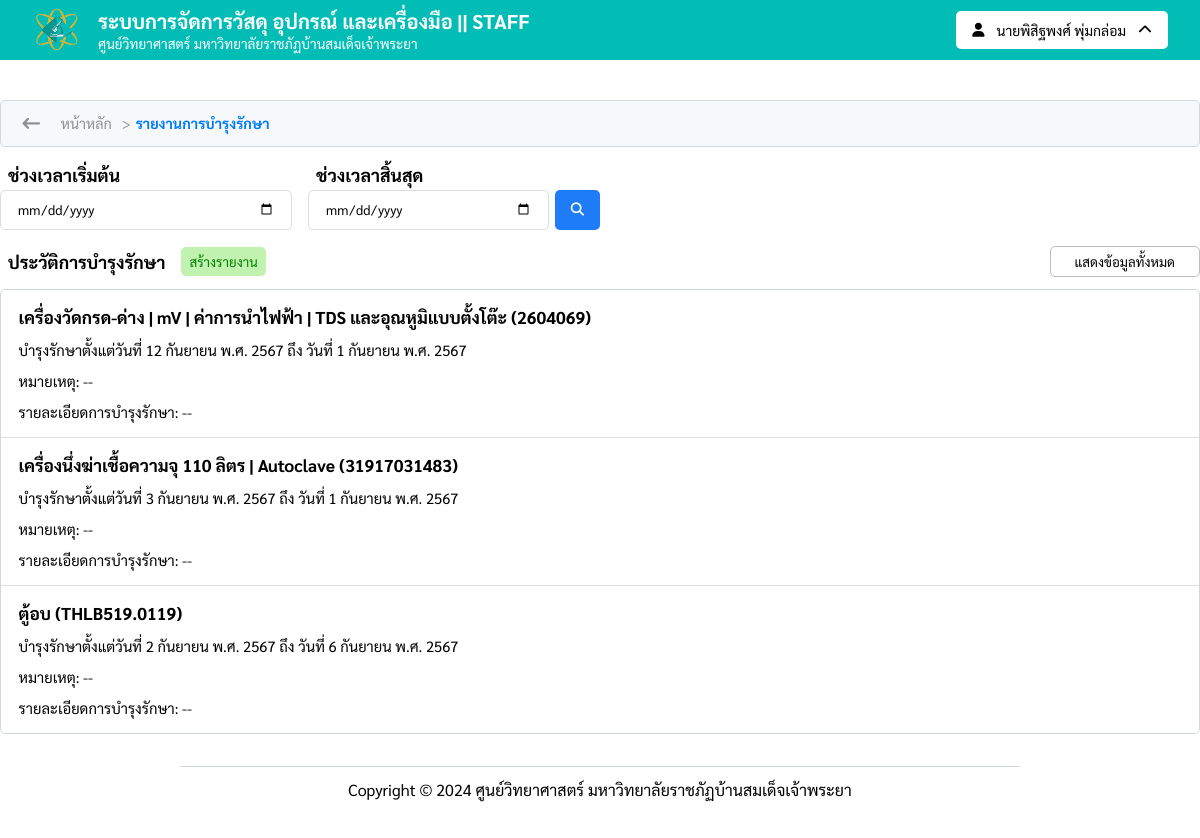
Page /maintenance/report (signed in) on the committed database.
### tables this page shows
CREATE TABLE `users_db` (
  `userID` int(50) NOT NULL,
  `username` varchar(100) NOT NULL,
  `password` varchar(100) NOT NULL,
  `created_at` timestamp NOT NULL DEFAULT current_timestamp() ON UPDATE current_timestamp(),
  `pre` set('นาย','นาง','นางสาว','ดร.','ผศ.ดร.','อ.') NOT NULL,
  `firstname` varchar(200) NOT NULL,
  `lastname` varchar(200) NOT NULL,
  `phone_number` varchar(10) NOT NULL,
  `email` varchar(200) NOT NULL,
  `role` set('อาจารย์','เจ้าหน้าที่','บุคลากร','') NOT NULL,
  `urole` set('staff','user') NOT NULL,
  `agency` varchar(100) NOT NULL,
  `status` set('w_approved','approved','n_approved') NOT NULL,
  `approved_by` varchar(200) DEFAULT NULL,
  `approved_date` datetime DEFAULT NULL
);

CREATE TABLE `logs_maintenance` (
  `ID` int(20) NOT NULL,
  `serial_number` varchar(20) DEFAULT NULL,
  `sci_name` varchar(100) DEFAULT NULL,
  `categories` varchar(20) DEFAULT NULL,
  `start_maintenance` date DEFAULT NULL,
  `end_maintenance` date DEFAULT NULL,
  `name_staff` varchar(100) DEFAULT NULL,
  `note` varchar(200) DEFAULT NULL,
  `details_maintenance` varchar(200) DEFAULT NULL,
  `created_at` timestamp NOT NULL DEFAULT current_timestamp() ON UPDATE current_timestamp()
);

### assets/config/Database.php (called while the page is built, shortened)
<?php
$base_url = 'http://localhost:8080';
?>

### assets/includes/thai_date_time.php (called while the page is built, shortened)
<?php
function thai_date_time_4($datetime)
{
    $thai_month_arr = array(
        1 => "มกราคม",
        2 => "กุมภาพันธ์",
        3 => "มีนาคม",
        4 => "เมษายน",
        5 => "พฤษภาคม",
        6 => "มิถุนายน",
        7 => "กรกฎาคม",
        8 => "สิงหาคม",
        9 => "กันยายน",
        10 => "ตุลาคม",
        11 => "พฤศจิกายน",
        12 => "ธันวาคม"
    );
    $dt = new DateTime($datetime);
    $date = $dt->format('j');
    $month = (int)$dt->format('n');
    $year = $dt->format('Y') + 543;
    return "วันที่ $date {$thai_month_arr[$month]} พ.ศ. $year";
}

### views/staff-section/maintenanceReport.php (the view, shortened to what this page needs)
<?php
require_once 'assets/config/Database.php';
include_once 'assets/includes/thai_date_time.php';
try {
    $userID = $_SESSION['staff_login'];
    $stmt = $conn->prepare("SELECT * FROM users_db WHERE userID = :userID");
    $stmt->bindParam(':userID', $userID, PDO::PARAM_INT);
    $stmt->execute();
    $userData = $stmt->fetch(PDO::FETCH_ASSOC);
} catch (PDOException $e) {
    echo "Error: " . $e->getMessage();
    exit();
}
$start_date = isset($_GET['start_date']) ? $_GET['start_date'] : '';
$end_date = isset($_GET['end_date']) ? $_GET['end_date'] : '';
$page = isset($_GET['page']) ? intval($_GET['page']) : 1;
$results_per_page = 48;
$offset = ($page - 1) * $results_per_page;
$sql = "SELECT * FROM logs_maintenance WHERE 1=1";
$sql .= " ORDER BY start_maintenance DESC LIMIT $offset, $results_per_page";
try {
    $historyStmt = $conn->prepare($sql);
    $historyStmt->execute();
    $historyData = $historyStmt->fetchAll(PDO::FETCH_ASSOC);
} catch (PDOException $e) {
    echo "Error: " . $e->getMessage();
    exit();
}
$total_records_query = "SELECT COUNT(*) AS total FROM logs_maintenance WHERE 1=1";
try {
    $stmt_count = $conn->prepare($total_records_query);
    $stmt_count->execute();
    $total_records = $stmt_count->fetch(PDO::FETCH_ASSOC)['total'];
} catch (PDOException $e) {
    echo "Error: " . $e->getMessage();
    exit();
}
?>
<!DOCTYPE html>
<html lang="en">
<head>
    <link rel="stylesheet" href="<?php echo $base_url ?>/assets/font-awesome/css/all.css">
    <link rel="stylesheet" href="<?php echo $base_url ?>/assets/css/navigator.css">
    <link rel="stylesheet" href="<?php echo $base_url ?>/assets/css/breadcrumb.css">
    <link rel="stylesheet" href="<?php echo $base_url ?>/assets/css/notification_popup.css">
    <link rel="stylesheet" href="<?php echo $base_url ?>/assets/css/maintenance.css">
    <link rel="stylesheet" href="<?php echo $base_url ?>/assets/css/footer.css">
</head>
<body>
    <header>
        <?php include_once 'assets/includes/navigator.php'; ?>
    </header>
    <div class="maintenance">
        <div class="header_maintenance_section">
            <a class="historyBACK" href="javascript:history.back()"><i class="fa-solid fa-arrow-left-long"></i></a>
            <div class="breadcrumb">
                <a href="/">หน้าหลัก</a>
                <span>&gt;</span>
                <?php
                if ($request_uri == '/maintenance/report') {
                    echo '<a href="/maintenance/report">รายงานการบำรุงรักษา</a>';
                }
                ?>
            </div>
        </div>
        <div class="report-button">
            <form class="form_1" action="<?php echo $base_url; ?>/maintenance/report" method="get">
                <div class="view_maintenance_column">
                    <div class="view_maintenance_input">
                        <label id="B" for="startDate">ช่วงเวลาเริ่มต้น</label>
                        <input type="date" id="startDate" name="start_date" value="<?= htmlspecialchars($start_date); ?>">
                    </div>
                    <div class="view_maintenance_input">
                        <label id="B" for="endDate">ช่วงเวลาสิ้นสุด</label>
                        <div class="view_Maintenance_btn">
                            <input type="date" id="endDate" name="end_date" value="<?= htmlspecialchars($end_date); ?>">
                            <button type="submit" class="searchReport"><i class="fa-solid fa-magnifying-glass"></i></button>
                        </div>
                    </div>
                </div>
            </form>
        </div>
        <div class="view_report_table_header">
            <div class="view_report_table_header_pdf">
                <span id="B">ประวัติการบำรุงรักษา</span>
                <form id="pdfForm" action="<?php echo $base_url; ?>/models/PDF_maintenance_report.php" method="GET">
                    <button type="submit" class="create_pdf">สร้างรายงาน</button>
                </form>
            </div>
            <form class="form_2" action="<?php echo $base_url; ?>/maintenance/report" method="GET">
                <button type="submit" class="reset_data">แสดงข้อมูลทั้งหมด</button>
            </form>
        </div>
        <div class="maintenanceReport">
            <?php if ($total_records > 0) : ?>
                <?php if (count($historyData) > 0) : ?>
                    <?php foreach ($historyData as $row) : ?>
                        <div class="maintenanceReport_ROW">
                            <div class="history-item_1">
                                <?php echo htmlspecialchars($row["sci_name"]); ?>
                                (<?php echo htmlspecialchars($row["serial_number"]); ?>)
                            </div>
                            <div class="history-item_2">
                                บำรุงรักษาตั้งแต่<?php echo thai_date_time_4($row["start_maintenance"]); ?>
                                ถึง <?php echo thai_date_time_4($row["end_maintenance"]); ?>
                            </div>
                            <div class="history-item_2">
                                หมายเหตุ:
                                <?php echo htmlspecialchars($row["note"] ?: '--'); ?>
                            </div>
                            <div class="history-item_2">
                                รายละเอียดการบำรุงรักษา:
                                <?php echo htmlspecialchars($row["details_maintenance"] ?: '--'); ?>
                            </div>
                        </div>
                    <?php endforeach; ?>
                <?php endif; ?>
            <?php endif; ?>
        </div>
        <footer>
            <?php include_once 'assets/includes/footer_2.php'; ?>
        </footer>
</body>
</html>

### assets/includes/navigator.php (shortened to what this page needs)
<div class="header">
    <div class="header_nav">
        <div class="header_nav_banner">
            <a href="<?php echo $base_url; ?>/" class="header_navbanner_name">
                <div class="header_navbanner_img">
                    <img src="<?php echo $base_url; ?>/assets/img/logo/sci_center.png">
                </div>
            </a>
            <div class="header_navbanner_name_00">
                <span id="B" class="header_navbanner_name-1">
                    ระบบการจัดการวัสดุ อุปกรณ์ และเครื่องมือ
                    <?php if (isset($_SESSION['staff_login'])) : ?>
                        || STAFF
                    <?php endif; ?>
                </span>
                <span class="header_navbanner_name-2">
                    ศูนย์วิทยาศาสตร์ มหาวิทยาลัยราชภัฏบ้านสมเด็จเจ้าพระยา
                </span>
            </div>
        </div>
        <div class="header_nav_userinfo">
            <?php if (isset($_SESSION['user_login'])) : ?>
                <div class="header_userinfo_btn" id="userInfoBtn">
                    <div class="select">
                        <i class="fa-solid fa-user"></i>
                        <span>
                            <?= $userData['pre'] . $userData['firstname'] . '&nbsp;' . $userData['lastname'] ?>
                        </span>
                        <i class="arrow_rotate fa-solid fa-chevron-up"></i>
                    </div>
                </div>
                <div class="logoutMODAL">
                    <div class="logoutMODAL_content">
                        <div class="logoutMODAL_popup">
                            <div class="logoutMODAL_sec01">
                                <i class="fa-solid fa-right-from-bracket"></i>
                                <span id="B">แจ้งเตือนออกจากระบบ</span>
                            </div>
                            <div class="logoutMODAL_sec02">
                                <a class="profileUser" href="<?php echo $base_url; ?>/profile_user"><i class="fa-solid fa-user-pen"></i></a>
                                <a class="confirmLogout" href="<?php echo $base_url; ?>/models/sign_out.php">ออกจากระบบ</a>
                                <div class="cancel_del closeDetails">
                                    <span>ปิดหน้าต่าง</span>
                                </div>
                            </div>
                        </div>
                    </div>
                </div>
            <?php elseif (isset($_SESSION['staff_login'])) : ?>
                <div class="header_userinfo_btn" id="userInfoBtn">
                    <div class="select">
                        <i class="fa-solid fa-user"></i>
                        <span>
                            <?= $userData['pre'] . $userData['firstname'] . '&nbsp;' . $userData['lastname'] ?>
                        </span>
                        <i class="arrow_rotate fa-solid fa-chevron-up"></i>
                    </div>
                </div>
            <?php endif; ?>
        </div>
    </div>
</div>

### assets/css/navigator.css (style rules this page uses)
* { margin: 0; padding: 0; box-sizing: border-box; font-family: Sarabun; text-decoration: none; list-style: none; }
#B { font-family: Sarabun-bold; }
.header { background-color: #01bdb6; color: white; width: 100%; height: 60px; top: 0; left: 0; position: relative; z-index: 2; }
.header_nav_banner { display: flex; align-items: center; justify-content: center; height: 100%; gap: 1rem; }

### assets/css/breadcrumb.css (style rules this page uses)
.breadcrumb { font-size: 0.9rem; display: flex; align-items: center; }
.breadcrumb a:last-child { color: #007bff; font-family: Sarabun-bold; }
.breadcrumb span { margin: 0 5px; color: #8f8f8f; }

### assets/css/maintenance.css (style rules this page uses)
* { margin: 0; padding: 0; box-sizing: border-box; font-family: Sarabun; }
.maintenance { width: 100%; max-width: 1300px; margin: 2.5rem auto; }
.form_1 { width: 100%; }
.view_maintenance_column { display: flex; width: 100%; column-gap: 1rem; }
.view_maintenance_input { width: 100%; }
.view_maintenance_input label { display: block; font-size: 1.1rem; padding-left: 0.5rem; padding-bottom: 0.25rem; }
.view_Maintenance_btn { gap: 0.35rem; display: flex; justify-content: center; align-items: center; }
.maintenanceReport { display: flex; flex-direction: column; border: 1px solid #d0d7de; border-radius: 5px; margin-bottom: 0.5rem; opacity: 0; transition: opacity 0.3s ease; margin-bottom: 2rem; }
.maintenanceReport.visible { opacity: 1; }
.maintenanceReport_ROW.visible { opacity: 1; transform: translateY(0); }
.history-item_1 { font-family: Sarabun-bold; font-size: 1.075rem; }
.history-item_2 { font-size: 0.925rem; }

### rows in the picture
users_db: pre "นาย", firstname "พิสิฐพงศ์", lastname "พุ่มกล่อม"
logs_maintenance: sci_name "เครื่องวัดกรด-ด่าง | mV | ค่าการนำไฟฟ้า | TDS และอุณหูมิแบบตั้งโต๊ะ", serial_number "2604069", start_maintenance "วันที่ 12 กันยายน พ.ศ. 2567", end_maintenance "วันที่ 1 กันยายน พ.ศ. 2567", note "--", details_maintenance "--"
logs_maintenance: sci_name "เครื่องนึ่งฆ่าเชื้อความจุ 110 ลิตร | Autoclave", serial_number "31917031483", start_maintenance "วันที่ 3 กันยายน พ.ศ. 2567", end_maintenance "วันที่ 1 กันยายน พ.ศ. 2567", note "--", details_maintenance "--"
logs_maintenance: sci_name "ตู้อบ", serial_number "THLB519.0119", start_maintenance "วันที่ 2 กันยายน พ.ศ. 2567", end_maintenance "วันที่ 6 กันยายน พ.ศ. 2567", note "--", details_maintenance "--"
